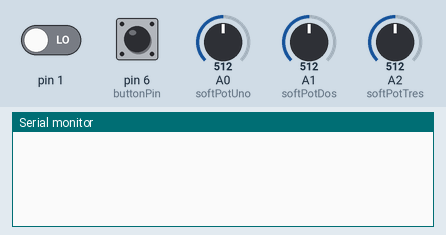
This sketch was run on a simulated Teensy 4. On the bench: the last lines printed to the serial monitor. Inputs (shaded band) come from the test bench; at power-on: pin 6 (buttonPin) HIGH, A2 (softPotTres) = 512, pin 1 LOW, A0 (softPotUno) = 512, A1 (softPotDos) = 512.

Above: at 1.2 s.
1.3 s: pin 6 (buttonPin) pulled LOW for 0.15 s
At 1.48 s:
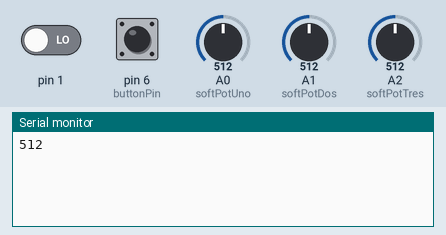
3.3 s: A2 (softPotTres) set to 716
At 3.49 s:
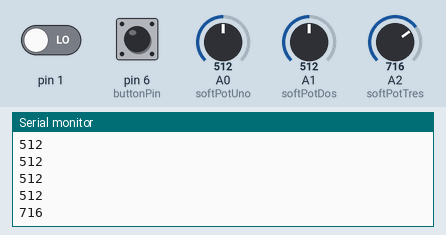
4.8 s: A2 (softPotTres) set to 900
At 4.99 s:
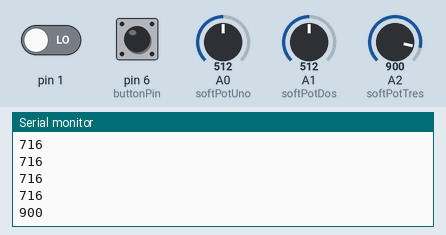
Timing chart, 0 to 7.8 s (numbered marks = the images above; inputs shaded):
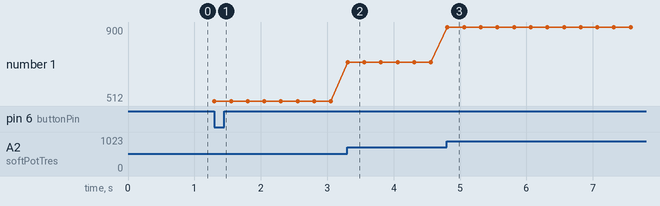

Measured:
- after the input at 1.3 s, the serial monitor: prints a new line at once (image 1)
- after the input at 3.3 s, the serial monitor: prints a new line at once (image 2)
- after the input at 4.8 s, the serial monitor: prints a new line at once (image 3)
- plotted number 1: 512 → 716 after the input at 3.3 s, 716 → 900 after the input at 4.8 s

The sketch:

tonbeidruck.ino
```cpp
int softPotUno = A0;
int softPotDos = A1;
int softPotTres = A2;

int valueUno;
int valueDos;
int valueTres;

int buttonPin=6;

int buttonState=0;

boolean alreadySwitched=false; // speichert, ob Button schon gedrückt wurde
boolean alreadyReleased=true; // speichert, ob Button schon losgelassen wurde

void setup()
{
  Serial.begin(9600);
  pinMode(buttonPin, INPUT_PULLUP); // der interne Pull-Up Widerstand wird zugeschaltet}
  digitalWrite(softPotUno, HIGH); //enable pullup resistor Uno
  digitalWrite(softPotDos, HIGH); //enable pullup resistor Dos
  digitalWrite(softPotTres, HIGH); //enable pullup resistor Tres
}


void loop()
{
  valueUno = analogRead(softPotUno);
  valueDos = analogRead(softPotDos);
  valueTres = analogRead(softPotTres);


  if (digitalRead(buttonPin)==LOW){ // Wenn der Button gedrückt ist

    if (alreadySwitched==false){ // UND! die Variable alreadySwitched falsch ist, also der Button direkt davor noch nicht gedrückt war

      Serial.println(valueTres);

      valueUno = map(valueUno,0,1023,5,100);
      valueDos = map(valueDos,0,1023,5,100);
      valueTres = map(valueTres,0,1023,5,100);

      if (buttonPin=HIGH){

        if (valueUno>5){
          usbMIDI.sendNoteOn(valueUno,127,1);
        }

        if (valueDos>5){
          usbMIDI.sendNoteOn(valueDos,127,1);
        }
        if (valueTres>5){
          usbMIDI.sendNoteOn(valueTres,127,1);
        }
      }

      alreadySwitched=true; // nun wurde der Button ja gedrückt, damit wird die Variable alreadySwitched auf falsch gesetzt

      //if (alreadyReleased==true){ // UND! die Variable alreadyReleased falsch ist, also der Button direkt davor gedrückt war

      usbMIDI.sendNoteOff(valueUno,127,1);
      usbMIDI.sendNoteOff(valueDos,127,1);
      usbMIDI.sendNoteOff(valueTres,127,1);


      alreadySwitched=false; // der Button wurde nicht gedrückt, deshalb ist alreadySwitched falsch
    }

    delay(250);
  }
}
```
